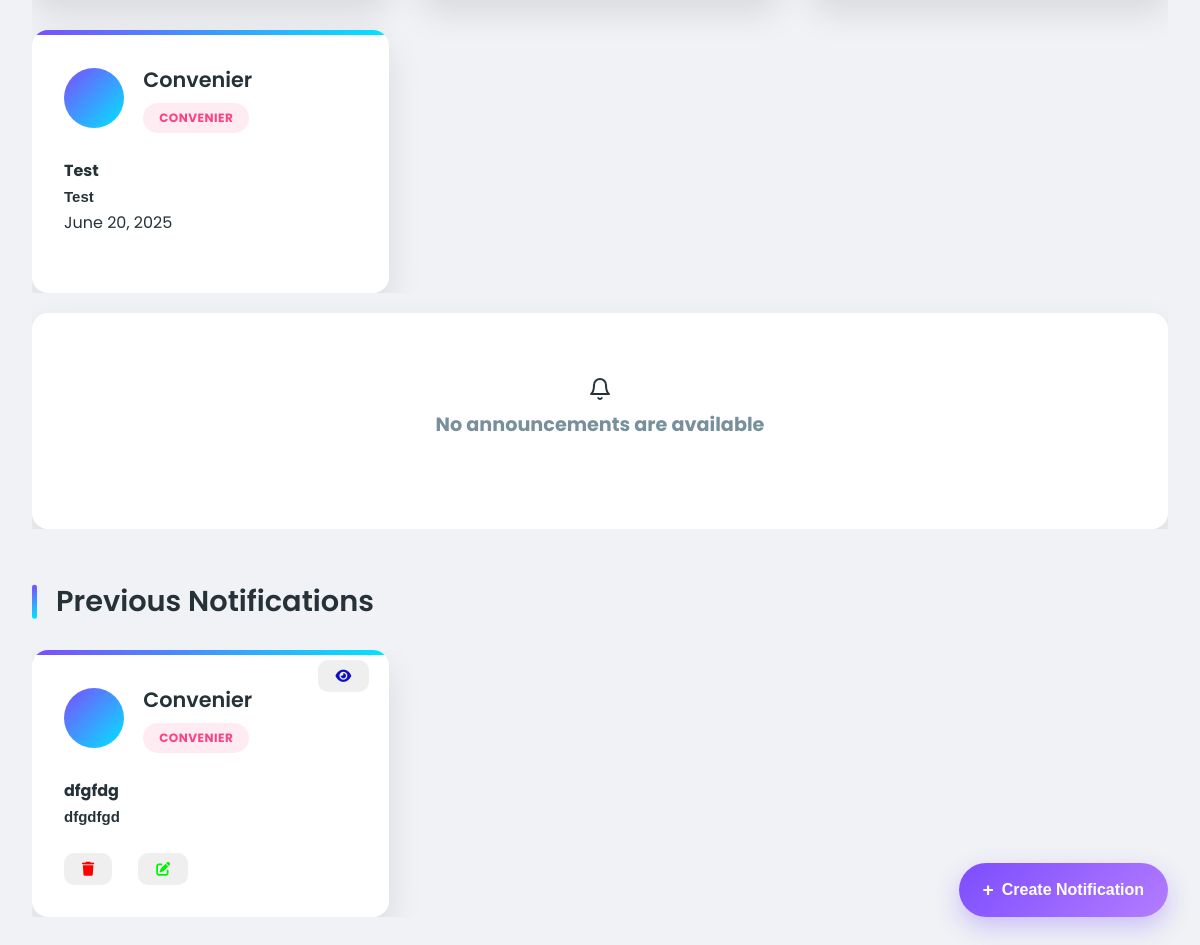
Before: /dashboard/notification/ (signed in, lower part) with the older database file.
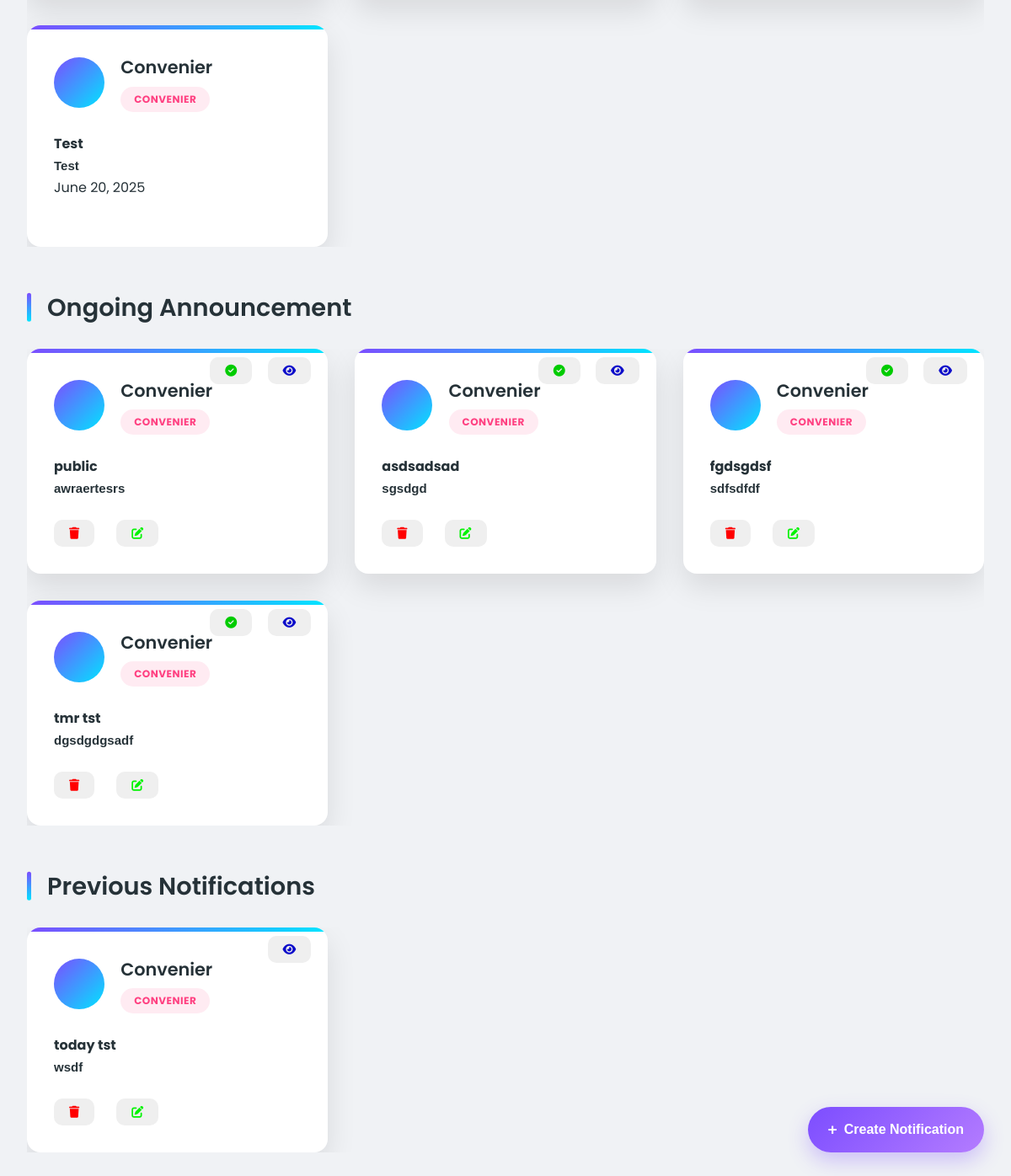
After: the same page with the newer database file.
### dashboard/models.py (models this page shows, shortened)
class NotifyModel(models.Model):
    user=models.ForeignKey(User,on_delete=models.CASCADE)
    title=models.CharField(max_length=255)
    description=models.TextField()
    is_completed=models.BooleanField(default=False)
    program_date=models.DateField()

class AnnouncementModel(models.Model):
    user=models.ForeignKey(User,on_delete=models.CASCADE)
    title=models.CharField(max_length=255)
    description=models.TextField()
    video_url=models.URLField(null=True,blank=True)
    thumbnail=models.ImageField(upload_to="announcement/",null=True,blank=True)
    thumbnail_url=models.URLField(null=True,blank=True)
    photo1=models.ImageField(upload_to="announcement/",null=True,blank=True)
    photo2=models.ImageField(upload_to="announcement/",null=True,blank=True)
    event_date=models.DateField()
    announced_date=models.DateTimeField(auto_now_add=True)
    is_completed=models.BooleanField(default=False)
    is_hidden=models.BooleanField(default=False)

### users/models.py (models this page shows, shortened)
class UserProfile(models.Model):
    GENDER_CHOICE=(
        ("","Select the gender"),
        ("male","male"),
        ("female","female"),
    )
    ROLE_CHOICE=(
        ("public_user","public_user"),
        ("member","member"),
        ("coordinator","coordinator"),
        ("convenier","convenier"),
    )
    user=models.OneToOneField(User,on_delete=models.CASCADE)
    phone_number=models.CharField(max_length=10,null=True,blank=True)
    role=models.CharField(max_length=20,choices=ROLE_CHOICE,default="public_user")
    gender=models.CharField(max_length=10,choices=GENDER_CHOICE,null=True,blank=True)
    address=models.TextField(null=True,blank=True)
    created_at=models.DateTimeField(auto_now_add=True)
    photo=models.ImageField(upload_to="profile_pics/",null=True,blank=True)

### dashboard/views.py (the view)
# urls.py: path("notification/",views.Notification,name="notification"),
@login_required(login_url="/users/login/")
def Notification(req):
    if (req.method=="POST"):
        if not req.user.userprofile.role in ["convenier","coordinator"]:
            return HttpResponseRedirect("/")
        title=req.POST.get("title")
        description=req.POST.get("description")
        programDate=req.POST.get("program_date")
        department=req.POST.get("department")
        priorityDuty=req.POST.get("selected_section")
        today=timezone.localdate()
        try:
            if not title or not description:
                return JsonResponse({
                    "status":"error",
                    "title":"Both fields are required",
                    "message":"Title and description are required"
                })
            if not programDate:
                return JsonResponse({
                    "status":"error",
                    "title":"Program Date required",
                    "message":"Program date is required.It cannot be blank"
                })
            programDateStripped=datetime.strptime(programDate,"%Y-%m-%d").date()
            if programDateStripped<today:
                return JsonResponse({
                    "status":"error",
                    "title":"Invalid Program Date",
                    "message":"Program date cannot be set as past"
                })
            if department and priorityDuty:
                print("yes")
                if not any(choice[0] == priorityDuty for choice in NotifyModelPriority.PRIORITY_DUTY):
                    return JsonResponse({
                        "status":"error",
                        "title":"Invalid section",
                        "message":"Only accepts Collection,Finance,No option"
                    })
                if any(choice[0] == department for choice in memberRegistration.DEPARTMENT_CHOICES):
                    notify=NotifyModel.objects.create(
                        user=req.user,
                        title=title,
                        description=description,
                        program_date=programDateStripped,
                    )
                    NotifyModelPriority.objects.create(
                        notify=notify,
                        department=department,
                        priority_duty=priorityDuty
                    )
                    return JsonResponse({
                        "status":"success",
                        "title":"Notification Uploaded",
                        "message":"Your notification is successfully submitted!"
                    })
            else:
                NotifyModel.objects.create(
                    user=req.user,
                    title=title,
                    description=description,
                    program_date=programDateStripped
                )
            return JsonResponse({
                "status":"success",
                "title":"Notification Uploaded",
                "message":"Your notification is successfully submitted!"
            })
        except Exception as e:
            return JsonResponse({
                "status":"error",
                "title":"Unexpected error occured",
                "message":str(e)
            })
    else:
        today=timezone.localdate()
        NotifyModel.objects.filter(is_completed=False,program_date__lt=today).update(is_completed=True)
        AnnouncementModel.objects.filter(is_completed=False,event_date__lt=today).update(is_completed=True)
        pendingNotifications=NotifyModel.objects.filter(is_completed=False).order_by("-program_date")
        completedNotification=NotifyModel.objects.filter(is_completed=True).order_by("-program_date")
        annnouncements=AnnouncementModel.objects.filter(is_completed=False).order_by('-event_date')
        previous_announcements=AnnouncementModel.objects.filter(is_completed=True).order_by('-event_date')
        cntx={
            "pending_notifications":pendingNotifications,
            "completed_notifications":completedNotification,
            "announcements":annnouncements,
            "previous_announcements":previous_announcements,
            "today":today.isoformat(),
            "departments":memberRegistration.DEPARTMENT_CHOICES,
        }
    return render(req,"dashboard/notification.html",context=cntx)

### templates/dashboard/notification.html (shortened to what the changed rows need)
<!DOCTYPE html>
<html lang="en">
    {% load static %}
<head>
    <link rel="stylesheet" href="https://cdnjs.cloudflare.com/ajax/libs/font-awesome/6.4.0/css/all.min.css">
</head>
<body>
    <div class="container">
        {% if completed_notifications %}
            <div class="user-grid">
                {% for i in completed_notifications %}
                <div class="user-card">
                    <div class="user-header">
                        <div class="user-avatar"></div>
                        <div class="user-info">
                            <div class="user-name">{{ i.user.username }}</div>
                            <span class="user-role role-coordinator">{{i.user.userprofile.role}}</span>
                        </div>
                    </div>
                    <div class="user-details">
                        <b>{{i.title}}</b>
                            <pre class="description">{{i.description}}</pre>
                        <p>{{i.program_date}}</p>
                    </div>
                </div>
                {% endfor %}
            </div>
        {% endif %}
        {% if request.user.userprofile.role == "convenier" or request.user.userprofile.role == "coordinator" %}
            {% if announcements %}
                <div class="section-header">
                    <h2 class="section-title">Ongoing Announcement</h2>
                </div>
                <div class="user-grid">
                    {% for i in announcements %}
                        <div class="user-card">
                            <div class="user-header">
                                <div class="user-avatar"></div>
                                <div class="user-info">
                                    <div class="user-name">{{ i.user.username }}</div>
                                    <span class="user-role role-coordinator">{{i.user.userprofile.role}}</span>
                                </div>
                            </div>
                            <div class="user-details">
                                <b>{{i.title}}</b>
                                <p class="description">{{i.description|truncatechars:50}}</p>
                            </div>
                            {% if i.user == request.user or request.user.userprofile.role == "convenier" %}
                                <button class="announcement_btn announcement_end" data-id="{{i.id}}" type="button" onclick="updateStateAnnouncement(this,'{{i.id}}','end')">
                                    <i class="fa-solid fa-circle-check" style="color: #0c0;"></i>
                                </button>
                                <button class="announcement_btn eye" data-id="{{i.id}}" type="button" onclick="updateStateAnnouncement(this,'{{i.id}}','toggle_hide')">
                                    <i class="fas fa-eye" id="eye_icon" style="color: rgb(13, 13, 202);"></i>
                                </button>
                                <div class="action-buttons">
                                    <button class="announcement_btn" data-userid="{{i.id}}" onclick="updateStateAnnouncement(this,'{{i.id}}','delete')">
                                        <i class="fas fa-trash" style="color: red;"></i>
                                    </button>
                                    <button class="announcement_btn" data-id="{{i.id}}" type="button" onclick="openEditModal([`{{i.title}}`,`{{i.description}}`,
                            `{{i.event_date}}`,`{{i.video_url}}`,`{{i.id}}`])">
                                        <i class="fas fa-edit" style="color: rgb(1, 243, 1);"></i>
                                    </button>
                                </div>
                            {% endif %}
                        </div>
                    {% endfor %}
                </div>
            {% else %}
                <div class="user-grid">
                    <div class="empty-state">
                        <div data-feather="bell"></div>
                        <h3 class="empty-text">No announcements are available</h3>
                    </div>
                </div>
            {% endif %}
            {% if previous_announcements %}
                <div class="section-header">
                    <h2 class="section-title">Previous Notifications</h2>
                </div>
                <div class="user-grid">
                    {% for i in previous_announcements %}
                        <div class="user-card">
                            <div class="user-header">
                                <div class="user-avatar"></div>
                                <div class="user-info">
                                    <div class="user-name">{{ i.user.username }}</div>
                                    <span class="user-role role-coordinator">{{i.user.userprofile.role}}</span>
                                </div>
                            </div>
                            <div class="user-details">
                                <b>{{i.title}}</b>
                                <p class="description">{{i.description|truncatechars:50}}</p>
                            </div>
                            {% if i.user == request.user or request.user.userprofile.role == "convenier" %}
                                <button class="announcement_btn eye" data-id="{{i.id}}" type="button" onclick="updateStateAnnouncement(this,'{{i.id}}','toggle_hide')">
                                    <i class="fas fa-eye" style="color: rgb(13, 13, 202);"></i>
                                </button>
                                <div class="action-buttons">
                                    <button class="announcement_btn" data-userid="{{i.id}}" onclick="updateStateAnnouncement(this,'{{i.id}}','delete')">
                                        <i class="fas fa-trash" style="color: red;"></i>
                                    </button>
                                    <button class="announcement_btn" type="button"
                                onclick="openEditModal([`{{i.title}}`,`{{i.description}}`,
                            `{{i.event_date}}`,`{{i.video_url}}`,`{{i.id}}`])">
                                        <i class="fas fa-edit" style="color: rgb(1, 243, 1);"></i>
                                    </button>
                                </div>
                            {% endif %}
                        </div>
                    {% endfor %}
                </div>
            {% endif %}
        {% endif %}
    </div>
</body>
</html>

Changed rows visible on the page:
removed AnnouncementModel: user.username "Convenier", user.userprofile.role "CONVENIER", title "dfgfdg", description "dfgdfgd", shown under "Previous Notifications"
added AnnouncementModel: user.username "Convenier", user.userprofile.role "CONVENIER", title "public", description "awraertesrs", shown under "Ongoing Announcement"
added AnnouncementModel: user.username "Convenier", user.userprofile.role "CONVENIER", title "asdsadsad", description "sgsdgd", shown under "Ongoing Announcement"
added AnnouncementModel: user.username "Convenier", user.userprofile.role "CONVENIER", title "fgdsgdsf", description "sdfsdfdf", shown under "Ongoing Announcement"
added AnnouncementModel: user.username "Convenier", user.userprofile.role "CONVENIER", title "tmr tst", description "dgsdgdgsadf", shown under "Ongoing Announcement"
added AnnouncementModel: user.username "Convenier", user.userprofile.role "CONVENIER", title "today tst", description "wsdf", shown under "Previous Notifications"
Other visible differences:
text no longer shown: "No announcements are available"
text now shown: "Ongoing Announcement"
